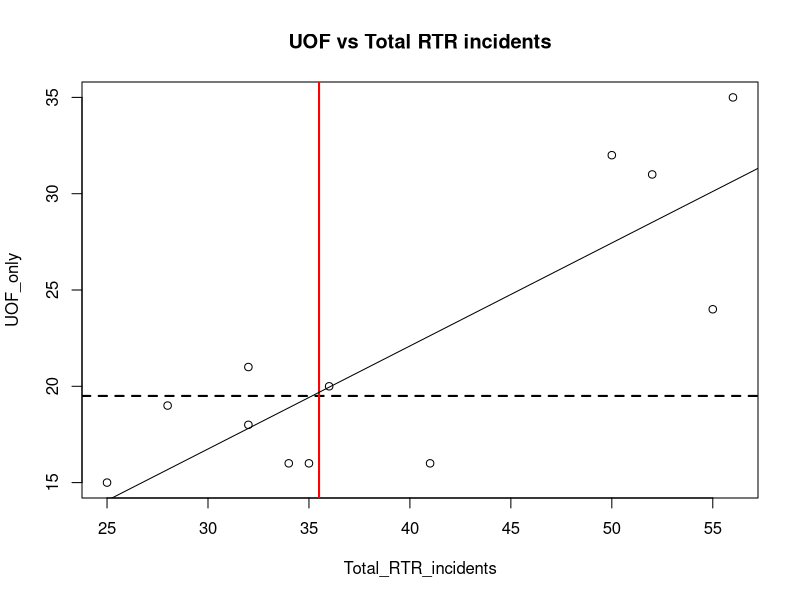
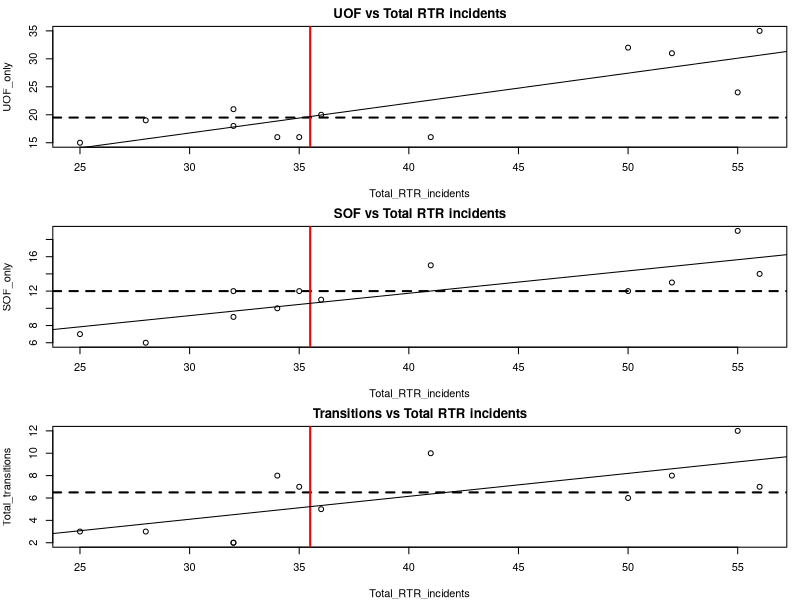
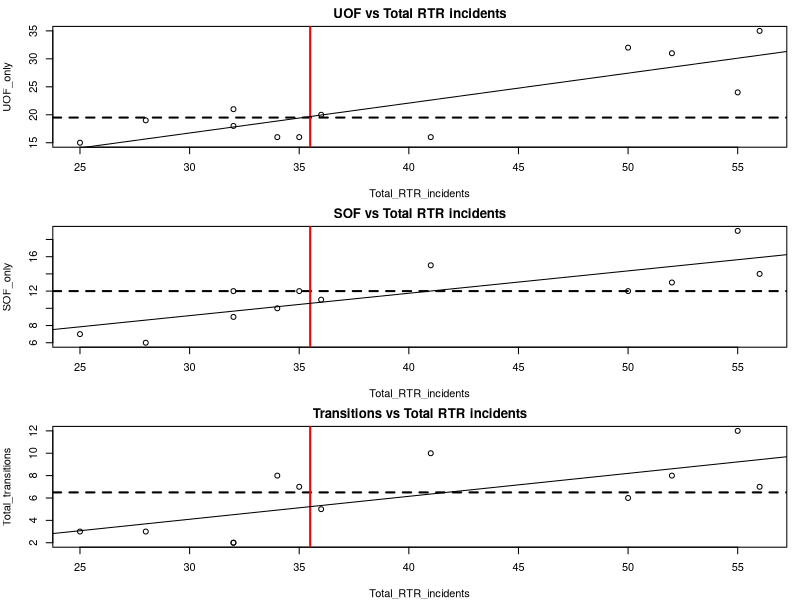

Recreate these plots in R, in order.
# Continuing to work with the RTR data
library(readr)
elgCrime <- read_csv("ElginUOF.csv")

# let's get the column names again
summary(elgCrime)

# Now lets see this as a scatter plot
with(elgCrime, plot(Total_RTR_incidents, UOF_only)) # scatter plot
title(main = "UOF vs Total RTR incidents") # adds title
# What you're seeing here
# The first line of code, starting "with", creates a scatter plot. 
# First we say what dataset we want (elgCrime), then
# what we want to test - Total RTR incidents vs UOF only
# What it shows is that as there are more RTR incidents, 
# the number of incidents that involve UOF only also grows.
# Title obviously adds a title

# We can add some other things to help us understand the data too
abline(h=median(elgCrime$UOF_only), lty=2, lwd=2) 
# adds horizontal line for median UOF incidents which looks to be about 19
abline(v=median(elgCrime$Total_RTR_incidents), lwd=2, col="red") 
# adds vertical red line for median RTR incidents, about 36
abline(lm(elgCrime$UOF_only~elgCrime$Total_RTR_incidents))
# adds a regression line, or a line approximating the running average
# (anything above the line would be above average)


# Now, let's take a look at all three RTR categories
# "Par" sets up the plot window to show three plots in 1 column (mfrow)
# mar is margins
par(mfrow=c(3,1),mar=c(4,4,2,1)) 

# Let's add the plot we already did
with(elgCrime, plot(Total_RTR_incidents, UOF_only)) # scatter plot
title(main = "UOF vs Total RTR incidents") # adds title
abline(h=median(elgCrime$UOF_only), lty=2, lwd=2) 
abline(v=median(elgCrime$Total_RTR_incidents), lwd=2, col="red") 
abline(lm(elgCrime$UOF_only~elgCrime$Total_RTR_incidents))

# now SOF 
with(elgCrime, plot(Total_RTR_incidents, SOF_only)) # scatter plot
title(main = "SOF vs Total RTR incidents") # adds title
abline(h=median(elgCrime$SOF_only), lty=2, lwd=2) 
abline(v=median(elgCrime$Total_RTR_incidents), lwd=2, col="red") 
abline(lm(elgCrime$SOF_only~elgCrime$Total_RTR_incidents))

# finally, transitions
with(elgCrime, plot(Total_RTR_incidents, Total_transitions)) # scatter plot
title(main = "Transitions vs Total RTR incidents") # adds title
abline(h=median(elgCrime$Total_transitions), lty=2, lwd=2) 
abline(v=median(elgCrime$Total_RTR_incidents), lwd=2, col="red") 
abline(lm(elgCrime$Total_transitions~elgCrime$Total_RTR_incidents))

# You may need to make your plot window larger to see the results
# again, not enough data for any insights but it does appear
# that while all RTR increase about the same rate,
# there are not only more UOF incidents per quarter but
# there are more quarters with higher-than-average UOF incidents
# than SOF or transitions.

# Now let's save this as a PDF
# dev.cur() starts the process
dev.cur() 
# creates an empty pdf with w/h in inches
pdf(file="myplot.pdf", width = 4, height = 6) 

# make the space
par(mfrow=c(3,1),mar=c(4,4,2,1)) 

# adds the plots
with(elgCrime, plot(Total_RTR_incidents, UOF_only)) # scatter plot
title(main = "UOF vs Total RTR incidents") # adds title
abline(h=median(elgCrime$UOF_only), lty=2, lwd=2) 
abline(v=median(elgCrime$Total_RTR_incidents), lwd=2, col="red") 
abline(lm(elgCrime$UOF_only~elgCrime$Total_RTR_incidents))

with(elgCrime, plot(Total_RTR_incidents, SOF_only)) # scatter plot
title(main = "SOF vs Total RTR incidents") # adds title
abline(h=median(elgCrime$SOF_only), lty=2, lwd=2) 
abline(v=median(elgCrime$Total_RTR_incidents), lwd=2, col="red") 
abline(lm(elgCrime$SOF_only~elgCrime$Total_RTR_incidents))

with(elgCrime, plot(Total_RTR_incidents, Total_transitions)) # scatter plot
title(main = "Transitions vs Total RTR incidents") # adds title
abline(h=median(elgCrime$Total_transitions), lty=2, lwd=2) 
abline(v=median(elgCrime$Total_RTR_incidents), lwd=2, col="red") 
abline(lm(elgCrime$Total_transitions~elgCrime$Total_RTR_incidents))


dev.off() # Then turn off dev and you can view the plot


# --------------
